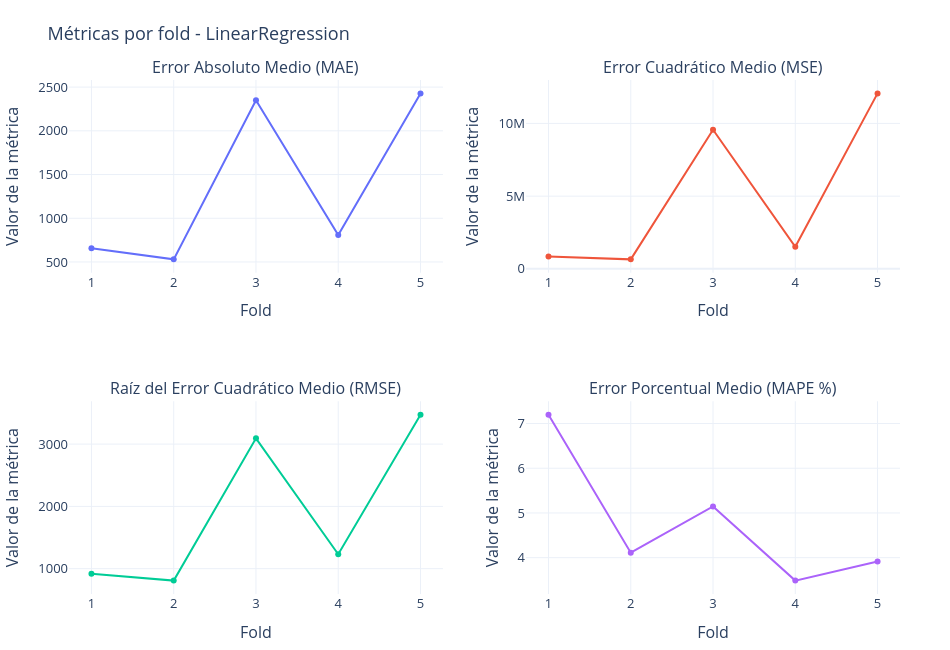
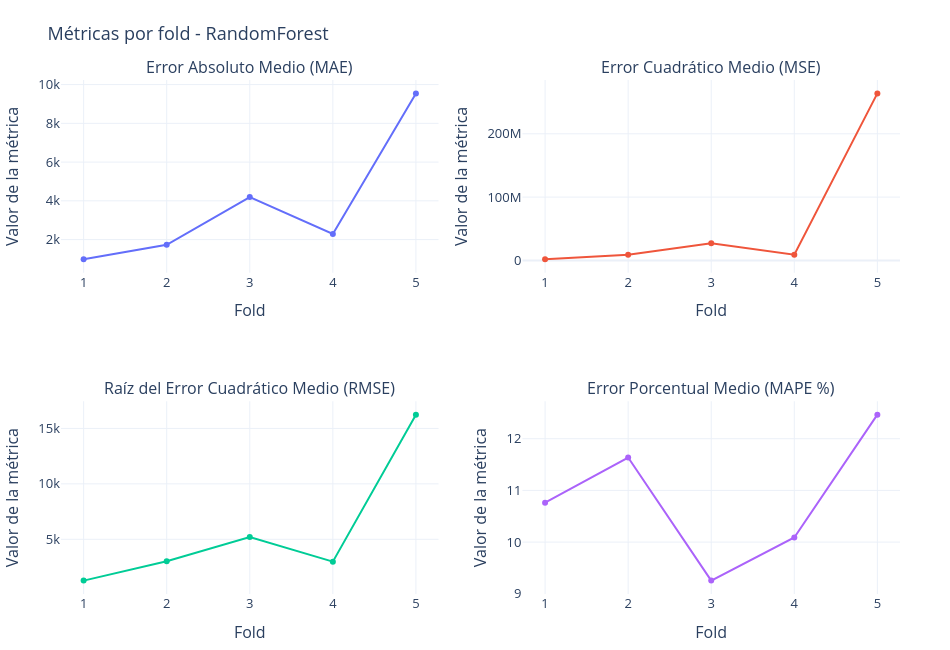
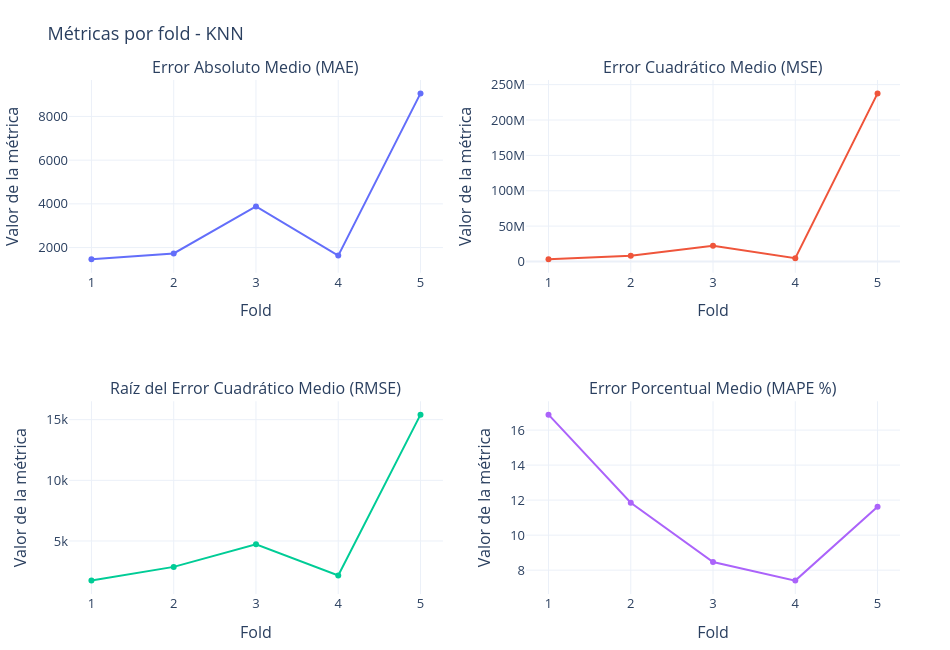

Write notebook code for charts like these, in order.
### Code cell
# grafico de métricas por fold (por modelo)
for model_name, res in all_results.items():
    if res.empty:
        print(f"No hay resultados para {model_name}, se omite el gráfico.")
        continue

    metrics = ["val_mae", "val_mse", "val_rmse", "val_mape"]
    metric_titles = {
        "val_mae": "Error Absoluto Medio (MAE)",
        "val_mse": "Error Cuadrático Medio (MSE)",
        "val_rmse": "Raíz del Error Cuadrático Medio (RMSE)",
        "val_mape": "Error Porcentual Medio (MAPE %)"
    }

    fig = make_subplots(rows=2, cols=2, subplot_titles=[metric_titles[m] for m in metrics])

    for i, m in enumerate(metrics):
        row = i // 2 + 1
        col = i % 2 + 1
        fig.add_trace(
            go.Scatter(
                x=res["fold"],
                y=res[m],
                mode="lines+markers",
                name=m.upper(),
                line=dict(width=2),
                marker=dict(size=6)
            ),
            row=row, col=col
        )

    fig.update_layout(
        title=f"Métricas por fold - {model_name}",
        height=650,
        width=950,
        showlegend=False,
        template="plotly_white",
        font=dict(size=13),
        margin=dict(t=80, b=50, l=50, r=50)
    )

    fig.update_xaxes(title_text="Fold")
    fig.update_yaxes(title_text="Valor de la métrica")

    fig.show()

### Figure 1 — Plotly figure (JSON) as saved in the notebook; plotly's stock layout.template omitted (floating-point values rounded to 4 significant figures)
{"data": [{"line": {"width": 2}, "marker": {"size": 6}, "mode": "lines+markers", "name": "VAL_MAE", "type": "scatter", "x": [1, 2, 3, 4, 5], "xaxis": "x", "y": [656.9, 529.9, 2350.0, 807.4, 2428.0], "yaxis": "y"}, {"line": {"width": 2}, "marker": {"size": 6}, "mode": "lines+markers", "name": "VAL_MSE", "type": "scatter", "x": [1, 2, 3, 4, 5], "xaxis": "x2", "y": [843900.0, 653200.0, 9568000.0, 1515000.0, 12060000.0], "yaxis": "y2"}, {"line": {"width": 2}, "marker": {"size": 6}, "mode": "lines+markers", "name": "VAL_RMSE", "type": "scatter", "x": [1, 2, 3, 4, 5], "xaxis": "x3", "y": [918.7, 808.2, 3093.0, 1231.0, 3473.0], "yaxis": "y3"}, {"line": {"width": 2}, "marker": {"size": 6}, "mode": "lines+markers", "name": "VAL_MAPE", "type": "scatter", "x": [1, 2, 3, 4, 5], "xaxis": "x4", "y": [7.198, 4.111, 5.144, 3.487, 3.915], "yaxis": "y4"}], "layout": {"annotations": [{"font": {"size": 16}, "showarrow": false, "text": "Error Absoluto Medio (MAE)", "x": 0.225, "xanchor": "center", "xref": "paper", "y": 1, "yanchor": "bottom", "yref": "paper"}, {"font": {"size": 16}, "showarrow": false, "text": "Error Cuadrático Medio (MSE)", "x": 0.775, "xanchor": "center", "xref": "paper", "y": 1, "yanchor": "bottom", "yref": "paper"}, {"font": {"size": 16}, "showarrow": false, "text": "Raíz del Error Cuadrático Medio (RMSE)", "x": 0.225, "xanchor": "center", "xref": "paper", "y": 0.375, "yanchor": "bottom", "yref": "paper"}, {"font": {"size": 16}, "showarrow": false, "text": "Error Porcentual Medio (MAPE %)", "x": 0.775, "xanchor": "center", "xref": "paper", "y": 0.375, "yanchor": "bottom", "yref": "paper"}], "font": {"size": 13}, "height": 650, "margin": {"b": 50, "l": 50, "r": 50, "t": 80}, "showlegend": false, "title": {"text": "Métricas por fold - LinearRegression"}, "width": 950, "xaxis": {"anchor": "y", "domain": [0, 0.45], "title": {"text": "Fold"}}, "xaxis2": {"anchor": "y2", "domain": [0.55, 1], "title": {"text": "Fold"}}, "xaxis3": {"anchor": "y3", "domain": [0, 0.45], "title": {"text": "Fold"}}, "xaxis4": {"anchor": "y4", "domain": [0.55, 1], "title": {"text": "Fold"}}, "yaxis": {"anchor": "x", "domain": [0.625, 1], "title": {"text": "Valor de la métrica"}}, "yaxis2": {"anchor": "x2", "domain": [0.625, 1], "title": {"text": "Valor de la métrica"}}, "yaxis3": {"anchor": "x3", "domain": [0, 0.375], "title": {"text": "Valor de la métrica"}}, "yaxis4": {"anchor": "x4", "domain": [0, 0.375], "title": {"text": "Valor de la métrica"}}}}

### Figure 2 — Plotly figure (JSON) as saved in the notebook; plotly's stock layout.template omitted (floating-point values rounded to 4 significant figures)
{"data": [{"line": {"width": 2}, "marker": {"size": 6}, "mode": "lines+markers", "name": "VAL_MAE", "type": "scatter", "x": [1, 2, 3, 4, 5], "xaxis": "x", "y": [980.0, 1730.0, 4193.0, 2291.0, 9546.0], "yaxis": "y"}, {"line": {"width": 2}, "marker": {"size": 6}, "mode": "lines+markers", "name": "VAL_MSE", "type": "scatter", "x": [1, 2, 3, 4, 5], "xaxis": "x2", "y": [1619000.0, 9100000.0, 27150000.0, 8883000.0, 263900000.0], "yaxis": "y2"}, {"line": {"width": 2}, "marker": {"size": 6}, "mode": "lines+markers", "name": "VAL_RMSE", "type": "scatter", "x": [1, 2, 3, 4, 5], "xaxis": "x3", "y": [1273.0, 3017.0, 5211.0, 2980.0, 16240.0], "yaxis": "y3"}, {"line": {"width": 2}, "marker": {"size": 6}, "mode": "lines+markers", "name": "VAL_MAPE", "type": "scatter", "x": [1, 2, 3, 4, 5], "xaxis": "x4", "y": [10.76, 11.64, 9.255, 10.09, 12.47], "yaxis": "y4"}], "layout": {"annotations": [{"font": {"size": 16}, "showarrow": false, "text": "Error Absoluto Medio (MAE)", "x": 0.225, "xanchor": "center", "xref": "paper", "y": 1, "yanchor": "bottom", "yref": "paper"}, {"font": {"size": 16}, "showarrow": false, "text": "Error Cuadrático Medio (MSE)", "x": 0.775, "xanchor": "center", "xref": "paper", "y": 1, "yanchor": "bottom", "yref": "paper"}, {"font": {"size": 16}, "showarrow": false, "text": "Raíz del Error Cuadrático Medio (RMSE)", "x": 0.225, "xanchor": "center", "xref": "paper", "y": 0.375, "yanchor": "bottom", "yref": "paper"}, {"font": {"size": 16}, "showarrow": false, "text": "Error Porcentual Medio (MAPE %)", "x": 0.775, "xanchor": "center", "xref": "paper", "y": 0.375, "yanchor": "bottom", "yref": "paper"}], "font": {"size": 13}, "height": 650, "margin": {"b": 50, "l": 50, "r": 50, "t": 80}, "showlegend": false, "title": {"text": "Métricas por fold - RandomForest"}, "width": 950, "xaxis": {"anchor": "y", "domain": [0, 0.45], "title": {"text": "Fold"}}, "xaxis2": {"anchor": "y2", "domain": [0.55, 1], "title": {"text": "Fold"}}, "xaxis3": {"anchor": "y3", "domain": [0, 0.45], "title": {"text": "Fold"}}, "xaxis4": {"anchor": "y4", "domain": [0.55, 1], "title": {"text": "Fold"}}, "yaxis": {"anchor": "x", "domain": [0.625, 1], "title": {"text": "Valor de la métrica"}}, "yaxis2": {"anchor": "x2", "domain": [0.625, 1], "title": {"text": "Valor de la métrica"}}, "yaxis3": {"anchor": "x3", "domain": [0, 0.375], "title": {"text": "Valor de la métrica"}}, "yaxis4": {"anchor": "x4", "domain": [0, 0.375], "title": {"text": "Valor de la métrica"}}}}

### Figure 3 — Plotly figure (JSON) as saved in the notebook; plotly's stock layout.template omitted (floating-point values rounded to 4 significant figures)
{"data": [{"line": {"width": 2}, "marker": {"size": 6}, "mode": "lines+markers", "name": "VAL_MAE", "type": "scatter", "x": [1, 2, 3, 4, 5], "xaxis": "x", "y": [1462.0, 1731.0, 3885.0, 1633.0, 9054.0], "yaxis": "y"}, {"line": {"width": 2}, "marker": {"size": 6}, "mode": "lines+markers", "name": "VAL_MSE", "type": "scatter", "x": [1, 2, 3, 4, 5], "xaxis": "x2", "y": [3005000.0, 8207000.0, 22390000.0, 4645000.0, 237600000.0], "yaxis": "y2"}, {"line": {"width": 2}, "marker": {"size": 6}, "mode": "lines+markers", "name": "VAL_RMSE", "type": "scatter", "x": [1, 2, 3, 4, 5], "xaxis": "x3", "y": [1734.0, 2865.0, 4732.0, 2155.0, 15420.0], "yaxis": "y3"}, {"line": {"width": 2}, "marker": {"size": 6}, "mode": "lines+markers", "name": "VAL_MAPE", "type": "scatter", "x": [1, 2, 3, 4, 5], "xaxis": "x4", "y": [16.88, 11.85, 8.461, 7.402, 11.62], "yaxis": "y4"}], "layout": {"annotations": [{"font": {"size": 16}, "showarrow": false, "text": "Error Absoluto Medio (MAE)", "x": 0.225, "xanchor": "center", "xref": "paper", "y": 1, "yanchor": "bottom", "yref": "paper"}, {"font": {"size": 16}, "showarrow": false, "text": "Error Cuadrático Medio (MSE)", "x": 0.775, "xanchor": "center", "xref": "paper", "y": 1, "yanchor": "bottom", "yref": "paper"}, {"font": {"size": 16}, "showarrow": false, "text": "Raíz del Error Cuadrático Medio (RMSE)", "x": 0.225, "xanchor": "center", "xref": "paper", "y": 0.375, "yanchor": "bottom", "yref": "paper"}, {"font": {"size": 16}, "showarrow": false, "text": "Error Porcentual Medio (MAPE %)", "x": 0.775, "xanchor": "center", "xref": "paper", "y": 0.375, "yanchor": "bottom", "yref": "paper"}], "font": {"size": 13}, "height": 650, "margin": {"b": 50, "l": 50, "r": 50, "t": 80}, "showlegend": false, "title": {"text": "Métricas por fold - KNN"}, "width": 950, "xaxis": {"anchor": "y", "domain": [0, 0.45], "title": {"text": "Fold"}}, "xaxis2": {"anchor": "y2", "domain": [0.55, 1], "title": {"text": "Fold"}}, "xaxis3": {"anchor": "y3", "domain": [0, 0.45], "title": {"text": "Fold"}}, "xaxis4": {"anchor": "y4", "domain": [0.55, 1], "title": {"text": "Fold"}}, "yaxis": {"anchor": "x", "domain": [0.625, 1], "title": {"text": "Valor de la métrica"}}, "yaxis2": {"anchor": "x2", "domain": [0.625, 1], "title": {"text": "Valor de la métrica"}}, "yaxis3": {"anchor": "x3", "domain": [0, 0.375], "title": {"text": "Valor de la métrica"}}, "yaxis4": {"anchor": "x4", "domain": [0, 0.375], "title": {"text": "Valor de la métrica"}}}}
